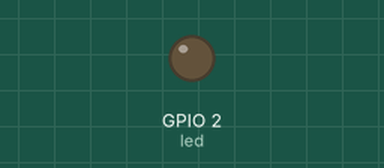
Simulated run of this program. Board: ESP32 board running MicroPython. On the bench: output pins drawn as LEDs (lit = HIGH). WiFi joins after 1.5 s; outgoing connections fail; library files of the repository ran but are not shown: ssd1306.py; what the program prints to the serial console is not drawn.

Above: at 0.05 s.
Timing chart, 0 to 6.9 s (numbered marks = the images above):
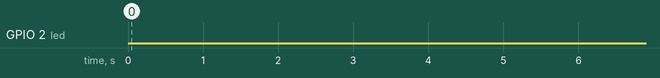

Measured:
- by itself, GPIO 2 (led): LOW → HIGH at 11.0 s, → LOW 1.0 s later, → HIGH 2.0 s later, → LOW 1.0 s later, … (80 changes in this stretch)

The program:

keybong.py
```python
import time, network, socket
from machine import Pin, I2C
from ssd1306 import SSD1306_I2C
import os

i2c = I2C(scl=Pin(22),sda=Pin(21),freq=100000)

led = Pin(2, Pin.OUT)
led.value(0)

# Initialize network
station = network.WLAN(network.STA_IF)
station.active(True)

# Network to connect
NETWORK_NAME = "N!K's Laptop"
NETWORK_PASSWORD = "6210eiei"

connected = False

while not connected:
    print('Try connecting to WiFi ->', NETWORK_NAME, '...')
    station.connect(NETWORK_NAME, NETWORK_PASSWORD)
    connected = station.isconnected()
    time.sleep(4)
host = "192.168.137.96"
port = 3000

print(station.ifconfig())
IP, SUBNET_MASK, GATEWAY, DNS = station.ifconfig()

# CAPS state


def creatingSocketConnection():
    print("Beginning socket connection...")
    try:
        s = socket.socket(socket.AF_INET, socket.SOCK_STREAM)
        s.connect((host, port))
        return s, True
    except:
        return None, False


device_connected = False
s = None
while not device_connected:
    time.sleep(1)
    led.value(0)
    s, device_connected = creatingSocketConnection()
    time.sleep(1)
    led.value(1)

led.value(1)


def rx(result):
    mac, msg = result
    byt = str(ord(msg))
    print("recv: %s - %s" % (mac, msg))


while True:
    time.sleep(0.5)
    try:
        msgFromBoard = i2c.readfrom(0x50, 3)
        text = msgFromBoard.decode()
    except:
        continue

    print(msgFromBoard)
    if text == "EMP":
        continue
    msgToSend = text+";"
    try:
        s.sendall(bytes(msgToSend, "utf-8"))
    except OSError:
        continue
```
